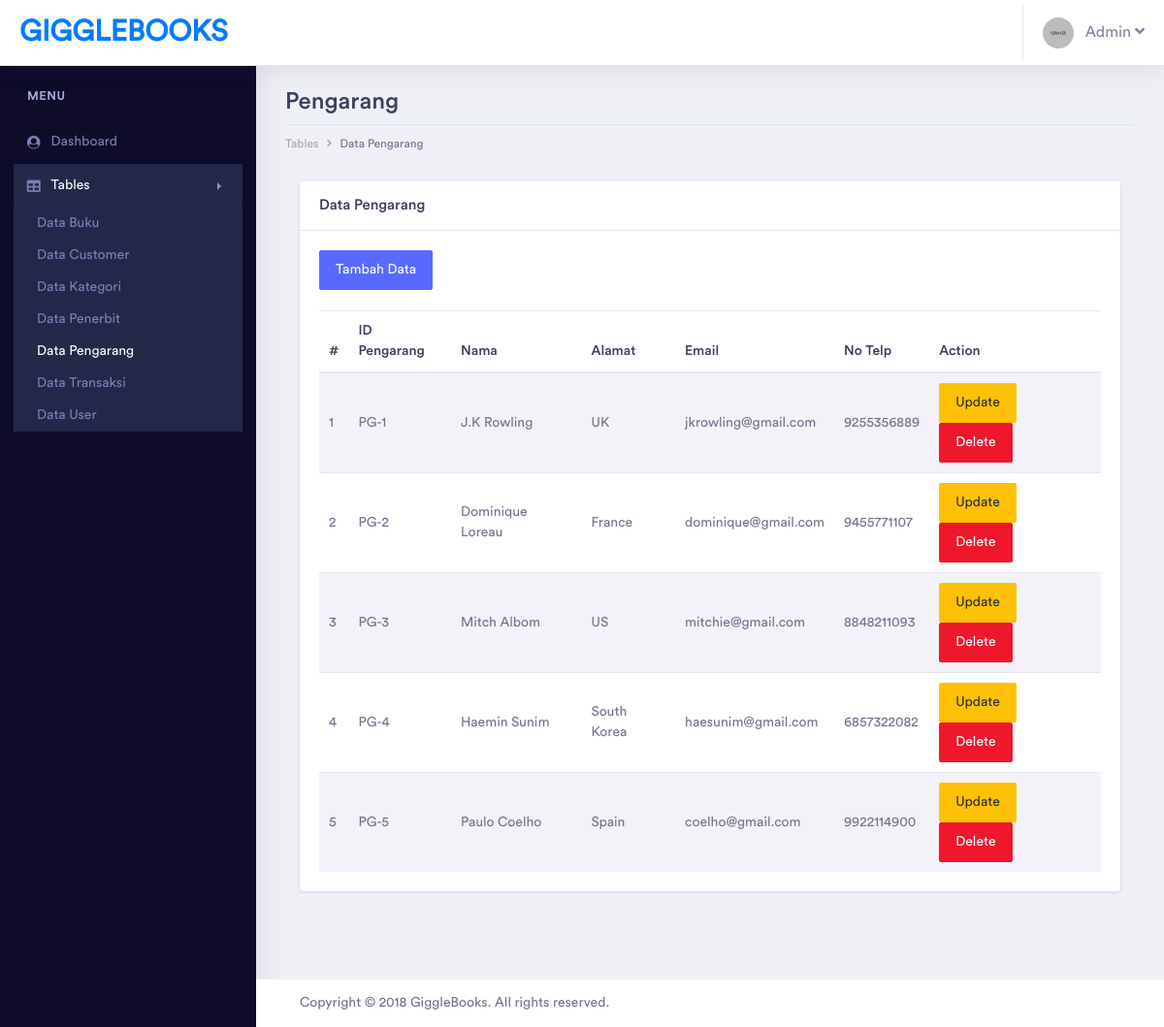
The page /GiggleBooks/admin/pages/tables/pengarang/table_pengarang.php (signed in) on the database its author committed.
### tables this page shows
CREATE TABLE `pengarang` (
  `id_pengarang` varchar(20) NOT NULL,
  `nama_pengarang` varchar(100) NOT NULL,
  `alamat_pengarang` varchar(200) NOT NULL,
  `email_pengarang` varchar(50) NOT NULL,
  `telp_pengarang` varchar(20) NOT NULL,
  `deleted` tinyint(1) NOT NULL
);

### GiggleBooks/admin/pages/tables/pengarang/table_pengarang.php (the view, shortened to what this page needs)
<?php
include '../../../../helper/connection.php';
?>
<?php
if(!$_SESSION['username'] && !$_SESSION['password'] && $_SESSION['tipe_user'] != "Admin")
{
    echo "
		<script type='text/javascript'>
		alert('Anda harus login terlebih dahulu!')
		window.location='../../../index.php';
		</script>";
}
else
{
?>
<!doctype html>
<html lang="en">
<head>
    <link rel="stylesheet" href="../../../assets/vendor/bootstrap/css/bootstrap.min.css">
    <link href="../../../assets/vendor/fonts/circular-std/style.css" rel="stylesheet">
    <link rel="stylesheet" href="../../../assets/libs/css/style.css">
    <link rel="stylesheet" href="../../../assets/vendor/fonts/fontawesome/css/fontawesome-all.css">
    <link rel="stylesheet" href="../../../assets/vendor/charts/chartist-bundle/chartist.css">
    <link rel="stylesheet" href="../../../assets/vendor/charts/morris-bundle/morris.css">
    <link rel="stylesheet" href="../../../assets/vendor/fonts/material-design-iconic-font/css/materialdesignicons.min.css">
    <link rel="stylesheet" href="../../../assets/vendor/charts/c3charts/c3.css">
    <link rel="stylesheet" href="../../../assets/vendor/fonts/flag-icon-css/flag-icon.min.css">
</head>
<body>
    <div class="dashboard-main-wrapper">
        <div class="dashboard-header">
            <nav class="navbar navbar-expand-lg bg-white fixed-top">
                <a class="navbar-brand" href="../../../dashboard.php">GiggleBooks</a>
                <div class="collapse navbar-collapse " id="navbarSupportedContent">
                    <ul class="navbar-nav ml-auto navbar-right-top">
                        <li class="nav-item dropdown nav-user">
                            <a class="nav-link nav-user-img" href="#" id="navbarDropdownMenuLink2" data-toggle="dropdown"
                                aria-haspopup="true" aria-expanded="false"><img src="../../../assets/images/avatar-1.jpg"
                                    alt="" class="user-avatar-md rounded-circle">&nbsp;&nbsp;&nbsp;Admin <i class="fas fa-angle-down"></i></a>
                        </li>
                    </ul>
                </div>
            </nav>
        </div>
        <div class="nav-left-sidebar sidebar-dark">
            <div class="menu-list">
                <nav class="navbar navbar-expand-lg navbar-light">
                    <div class="collapse navbar-collapse" id="navbarNav">
                        <ul class="navbar-nav flex-column">
                            <li class="nav-divider">
                                Menu
                            </li>
                            <li class="nav-item ">
                                <a class="nav-link" href="../../../dashboard.php" aria-expanded="false" data-target="#submenu-1"
                                    aria-controls="submenu-1"><i class="fa fa-fw fa-user-circle"></i>Dashboard
                                    <span class="badge badge-success">6</span></a>
                            </li>
                            <li class="nav-item">
                                <a class="nav-link active" href="#" data-toggle="collapse" aria-expanded="false"
                                    data-target="#submenu-5" aria-controls="submenu-5"><i class="fas fa-fw fa-table"></i>Tables</a>
                                <div id="submenu-5" class="collapse submenu show" style="">
                                    <ul class="nav flex-column">
                                        <li class="nav-item">
                                            <a class="nav-link" href="../buku/table_buku.php">Data Buku</a>
                                        </li>
                                        <li class="nav-item">
                                            <a class="nav-link" href="../customer/table_customer.php">Data Customer</a>
                                        </li>
                                        <li class="nav-item">
                                            <a class="nav-link" href="../kategori/table_kategori.php">Data
                                                Kategori</a>
                                        </li>
                                        <li class="nav-item">
                                            <a class="nav-link" href="../penerbit/table_penerbit.php">Data Penerbit</a>
                                        </li>
                                        <li class="nav-item">
                                            <a class="nav-link active" href="table_pengarang.php">Data Pengarang</a>
                                        </li>
                                        <li class="nav-item">
                                            <a class="nav-link" href="../transaksi/table_transaksi.php">Data Transaksi</a>
                                        </li>
                                        <li class="nav-item">
                                            <a class="nav-link" href="../user/table_user.php">Data User</a>
                                        </li>
                                    </ul>
                                </div>
                            </li>
                        </ul>
                    </div>
                </nav>
            </div>
        </div>
        <div class="dashboard-wrapper">
            <div class="dashboard-ecommerce">
                <div class="container-fluid dashboard-content ">
                    <div class="row">
                        <div class="col-xl-12 col-lg-12 col-md-12 col-sm-12 col-12">
                            <div class="page-header">
                                <h2 class="pageheader-title">Pengarang</h2>
                                <div class="page-breadcrumb">
                                    <nav aria-label="breadcrumb">
                                        <ol class="breadcrumb">
                                            <li class="breadcrumb-item"><a href="#" class="breadcrumb-link">Tables</a></li>
                                            <li class="breadcrumb-item active" aria-current="page">Data Pengarang</li>
                                        </ol>
                                    </nav>
                                </div>
                            </div>
                        </div>
                    </div>
                    <div class="col-xl-12">
                        <div class="card">
                            <h5 class="card-header">Data Pengarang</h5>
                            <div class="card-body">
                                <a href="form_pengarang.php" class="btn btn-primary">Tambah Data</a>
                                <br><br>
                                <table class="table table-striped">
                                    <thead>
                                        <tr>
                                            <th>#</th>
                                            <th>ID Pengarang</th>
                                            <th>Nama</th>
                                            <th>Alamat</th>
                                            <th>Email</th>
                                            <th>No Telp</th>
                                            <th>Action</th>
                                        </tr>
                                    </thead>
                                    <tbody>
                                        <?php
                                            $query =
                                            "SELECT * FROM pengarang WHERE deleted = 0";
                                            $result = mysqli_query($con, $query);
                                            if (mysqli_num_rows($result) > 0)
                                            {
                                                $index = 1;
                                                while($row = mysqli_fetch_assoc($result))
                                                {
                                                    $id_pengarang = $row['id_pengarang'];
                                                    echo "
                                                    <tr>
                                                        <td>" . $index++ . "</td>
                                                        <td>" . $row["id_pengarang"] . "</td>
                                                        <td>" . $row["nama_pengarang"] . "</td>
                                                        <td>" . $row["alamat_pengarang"] . "</td>
                                                        <td>" . $row["email_pengarang"] . "</td>
                                                        <td>" . $row["telp_pengarang"] . "</td>
                                                        <td>
                                                            <a href='form_edit_pengarang.php?id_pengarang=$id_pengarang' class='btn btn-warning'>Update</a>
                                                            <a href='process/delete_pengarang.php?id_pengarang=$id_pengarang' class='btn btn-danger'>Delete</a>
                                                        </td>
                                                    </tr>
                                                    ";
                                                }
                                            }
                                            ?>
                                    </tbody>
                                </table>
                            </div>
                        </div>
                    </div>
                </div>
            </div>
            <div class="footer">
                <div class="container-fluid">
                    <div class="row">
                        <div class="col-xl-6 col-lg-6 col-md-6 col-sm-12 col-12">
                            Copyright © 2018 GiggleBooks. All rights reserved.
                        </div>
                        <div class="col-xl-6 col-lg-6 col-md-6 col-sm-12 col-12">
                        </div>
                    </div>
                </div>
            </div>
        </div>
    </div>
</body>
</html>
<?php } ?>

### rows shown on the page
pengarang: id_pengarang "PG-1", nama_pengarang "J.K Rowling", alamat_pengarang "UK", email_pengarang "jkrowling@gmail.com", telp_pengarang "9255356889"
pengarang: id_pengarang "PG-2", nama_pengarang "Dominique Loreau", alamat_pengarang "France", email_pengarang "dominique@gmail.com", telp_pengarang "9455771107"
pengarang: id_pengarang "PG-3", nama_pengarang "Mitch Albom", alamat_pengarang "US", email_pengarang "mitchie@gmail.com", telp_pengarang "8848211093"
pengarang: id_pengarang "PG-4", nama_pengarang "Haemin Sunim", alamat_pengarang "South Korea", email_pengarang "haesunim@gmail.com", telp_pengarang "6857322082"
pengarang: id_pengarang "PG-5", nama_pengarang "Paulo Coelho", alamat_pengarang "Spain", email_pengarang "coelho@gmail.com", telp_pengarang "9922114900"
